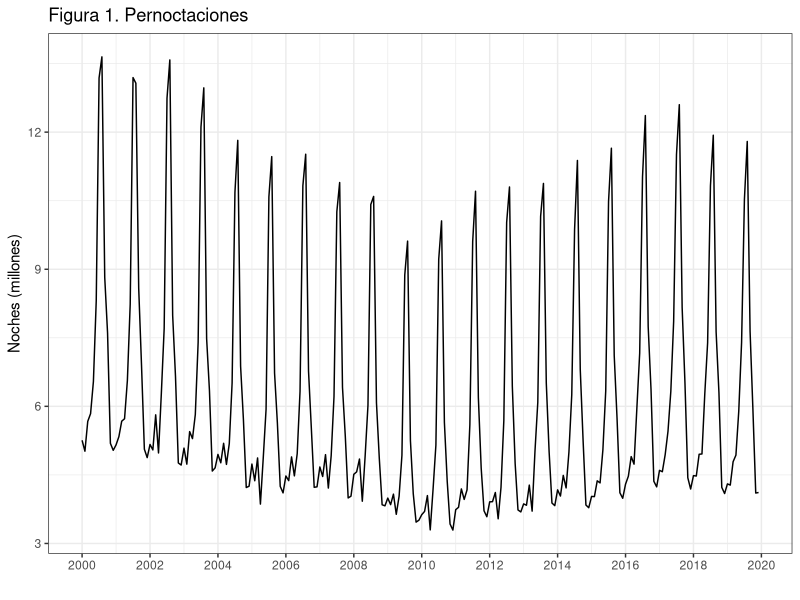
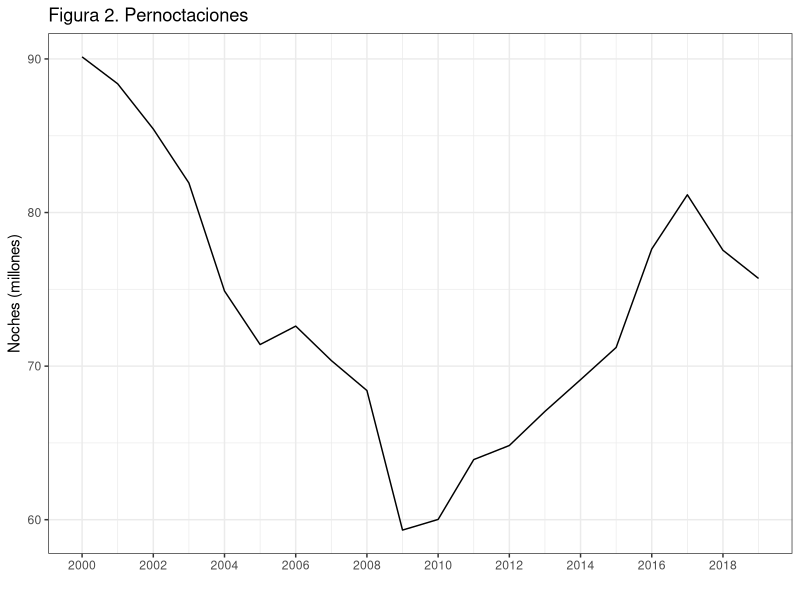
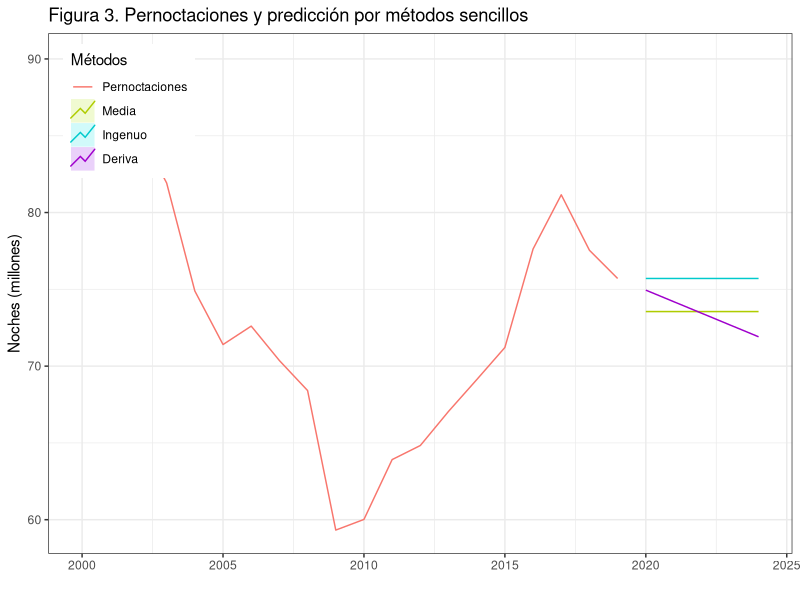
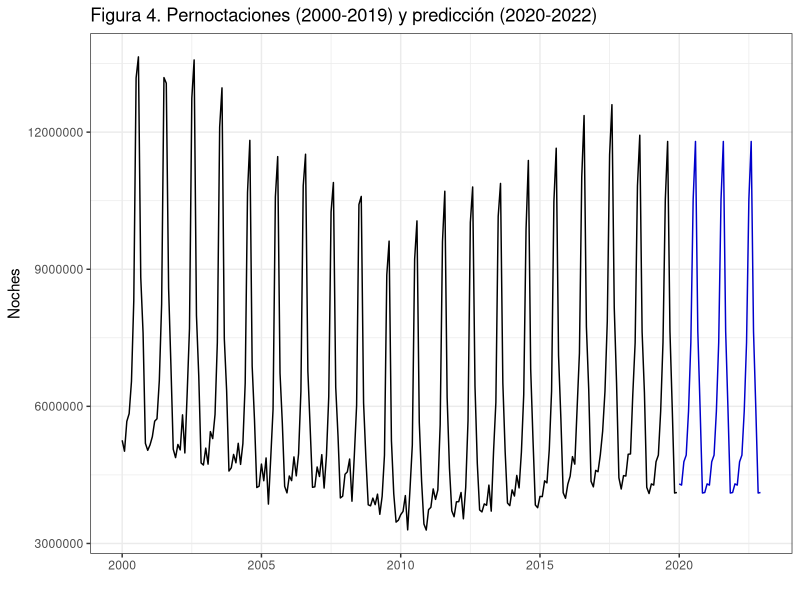
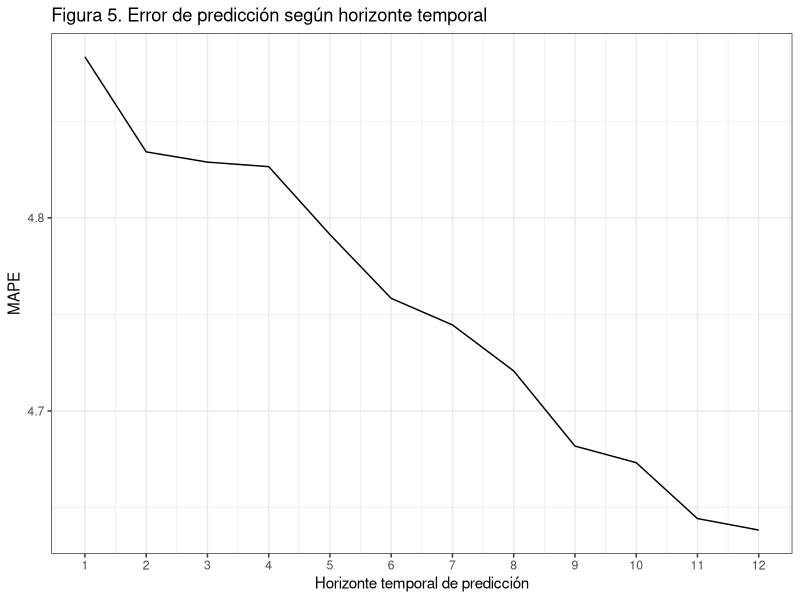

R code for these plots, in order:
## ---- chunk 1
knitr::opts_chunk$set(warning = FALSE, 
                      message = FALSE, 
                      comment = "",
                      fig.align = "center", 
                      fig.show = "hold",
                      fig.height = 4,
                      fig.width = 8,
                      out.width = "80%") 
## ---- chunk 2
options(scipen = 999) #- para quitar la notacion cientifica
## ---- chunk 3
library(forecast)
library(ggplot2); theme_set(theme_bw())
library(gridExtra)
library(grid)
## ---- chunk 4

Pernoctaciones <- read.csv2("./series/Pernoctaciones.csv", header = TRUE)
Pernoctaciones <- ts(Pernoctaciones[, 2], start = 2000, frequency = 12)
## ---- chunk 5
autoplot(Pernoctaciones/1000000,
         xlab = "",
         ylab = "Noches (millones)",
         main = "Figura 1. Pernoctaciones") +
  scale_x_continuous(breaks= seq(2000, 2020, 2))  
## ---- chunk 6
PernoctacionesAnual = aggregate(Pernoctaciones/1000000, FUN = sum)

autoplot(PernoctacionesAnual,
         xlab = "",
         ylab = "Noches (millones)",
         main = "Figura 2. Pernoctaciones") +
  scale_x_continuous(breaks= seq(2000, 2020, 2)) 
## ---- chunk 7
mediaPernoctaciones <- meanf(PernoctacionesAnual, h = 5)
naivePernoctaciones <- naive(PernoctacionesAnual, h = 5)
derivaPernoctaciones <- rwf(PernoctacionesAnual,  h = 5, drift = TRUE)

autoplot(PernoctacionesAnual, series = "Pernoctaciones",
                xlab = "",
                ylab = "Noches (millones)",
                main = "Figura 3. Pernoctaciones y predicción por métodos sencillos") +
  autolayer(mediaPernoctaciones, series="Media", PI = FALSE) +
  autolayer(naivePernoctaciones, series="Ingenuo", PI = FALSE) +
  autolayer(derivaPernoctaciones, series="Deriva", PI = FALSE) +
  scale_colour_discrete(limits=c("Pernoctaciones", "Media", "Ingenuo", "Deriva")) +
  guides(colour = guide_legend(title = "Métodos")) + 
  theme(legend.position=c(0.02,0.98), legend.justification=c(0,1))
## ---- chunk 8
tmp <- rbind(
  accuracy(mediaPernoctaciones),
  accuracy(naivePernoctaciones),
  accuracy(derivaPernoctaciones)
)
tmp <- round(tmp,2)
rownames(tmp) <- c("Media","Ingenuo I","Deriva")
tmp
## ---- chunk 9
k <- 10                  #Minimo numero de datos para estimar
h <- 5                   #Horizonte de las prediciciones
TT <- length(PernoctacionesAnual) #Longitud serie
s <- TT - k - h           #Total de estimaciones

mapeNaiveI <- matrix(NA, s + 1, h)
mapeDeriva <- matrix(NA, s + 1, h)

for (i in 0:s) {
  train.set <- subset(PernoctacionesAnual, start = i + 1, end = i + k)
  test.set <-  subset(PernoctacionesAnual, start = i + k + 1, end = i + k + h)
  
  fcast <- naive(train.set, h = h)
  mapeNaiveI[i + 1,] <- 100*abs(test.set - fcast$mean)/test.set
  
  fcast <- rwf(train.set, h = h,  drift = TRUE)
  mapeDeriva[i + 1,] <- 100*abs(test.set - fcast$mean)/test.set
  
}

mapeNaiveI <- colMeans(mapeNaiveI)
mapeDeriva <- colMeans(mapeDeriva)

mapeNaiveI
mapeDeriva
## ---- chunk 10
naivePernoctaciones
## ---- chunk 11
PernoctacionesPre <- snaive(Pernoctaciones, h = 12, level = 0.95)
PernoctacionesPre
PernoctacionesPre <- snaive(Pernoctaciones, h = 36, level = 0.95)
## ---- chunk 12
accuracy(PernoctacionesPre)
## ---- chunk 13
autoplot(PernoctacionesPre,
         xlab = "",
         ylab = "Noches",
         main = "Figura 4. Pernoctaciones (2000-2019) y predicción (2020-2022)",
         PI = FALSE)
## ---- chunk 14
k <- 120                 #Minimo numero de datos para estimar
h <- 12                  #Horizonte de las predicicones
TT <- length(Pernoctaciones)  #Longitud serie
s <- TT - k - h          #Total de estimaciones

mapeSnaive <- matrix(NA, s + 1, h)
for (i in 0:s) {
  train.set <- subset(Pernoctaciones, start = i + 1, end = i + k)
  test.set <-  subset(Pernoctaciones, start = i + k + 1, end = i + k + h)
  
  fit <- snaive(train.set, h = h)
  mapeSnaive[i + 1,] <- 100*abs(test.set - fit$mean)/test.set
}

mapeSnaive <- colMeans(mapeSnaive)
mapeSnaive

ggplot() +
  geom_line(aes(x = 1:12, y = mapeSnaive)) +
  ggtitle("Figura 5. Error de predicción según horizonte temporal") +
  xlab("Horizonte temporal de predicción") +
  ylab("MAPE") +
  scale_x_continuous(breaks= 1:12)
